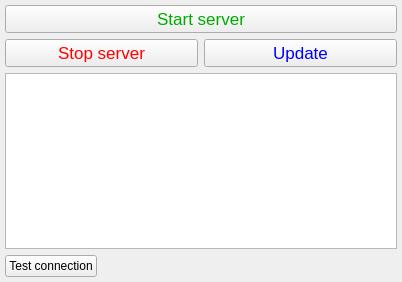
<?xml version="1.0" encoding="UTF-8"?>
<ui version="4.0">
 <class>MainWindow</class>
 <widget class="QMainWindow" name="MainWindow">
  <property name="geometry">
   <rect>
    <x>0</x>
    <y>0</y>
    <width>402</width>
    <height>282</height>
   </rect>
  </property>
  <property name="windowTitle">
   <string>Server</string>
  </property>
  <widget class="QWidget" name="centralWidget">
   <layout class="QGridLayout" name="gridLayout_2">
    <property name="leftMargin">
     <number>5</number>
    </property>
    <property name="topMargin">
     <number>5</number>
    </property>
    <property name="rightMargin">
     <number>5</number>
    </property>
    <property name="bottomMargin">
     <number>5</number>
    </property>
    <item row="0" column="0">
     <layout class="QGridLayout" name="gridLayout">
      <item row="2" column="0">
       <widget class="QPushButton" name="pushButton_stopServer">
        <property name="enabled">
         <bool>true</bool>
        </property>
        <property name="font">
         <font>
          <pointsize>13</pointsize>
          <weight>50</weight>
          <bold>false</bold>
         </font>
        </property>
        <property name="styleSheet">
         <string notr="true">color: rgb(255, 0, 0);</string>
        </property>
        <property name="text">
         <string>Stop server</string>
        </property>
        <property name="checkable">
         <bool>false</bool>
        </property>
        <property name="checked">
         <bool>false</bool>
        </property>
        <property name="autoDefault">
         <bool>false</bool>
        </property>
        <property name="default">
         <bool>false</bool>
        </property>
        <property name="flat">
         <bool>false</bool>
        </property>
       </widget>
      </item>
      <item row="5" column="0" colspan="2">
       <layout class="QHBoxLayout" name="horizontalLayout">
        <item>
         <widget class="QPushButton" name="pushButton_testConn">
          <property name="text">
           <string>Test connection</string>
          </property>
         </widget>
        </item>
        <item>
         <spacer name="horizontalSpacer">
          <property name="orientation">
           <enum>Qt::Horizontal</enum>
          </property>
          <property name="sizeHint" stdset="0">
           <size>
            <width>40</width>
            <height>20</height>
           </size>
          </property>
         </spacer>
        </item>
       </layout>
      </item>
      <item row="4" column="0" colspan="2">
       <widget class="QTextEdit" name="textEdit_log"/>
      </item>
      <item row="2" column="1">
       <widget class="QPushButton" name="pushButton_update">
        <property name="palette">
         <palette>
          <active>
           <colorrole role="WindowText">
            <brush brushstyle="SolidPattern">
             <color alpha="255">
              <red>0</red>
              <green>0</green>
              <blue>255</blue>
             </color>
            </brush>
           </colorrole>
           <colorrole role="Text">
            <brush brushstyle="SolidPattern">
             <color alpha="255">
              <red>0</red>
              <green>0</green>
              <blue>255</blue>
             </color>
            </brush>
           </colorrole>
           <colorrole role="BrightText">
            <brush brushstyle="SolidPattern">
             <color alpha="255">
              <red>0</red>
              <green>0</green>
              <blue>255</blue>
             </color>
            </brush>
           </colorrole>
           <colorrole role="ButtonText">
            <brush brushstyle="SolidPattern">
             <color alpha="255">
              <red>0</red>
              <green>0</green>
              <blue>255</blue>
             </color>
            </brush>
           </colorrole>
           <colorrole role="PlaceholderText">
            <brush brushstyle="SolidPattern">
             <color alpha="128">
              <red>251</red>
              <green>255</green>
              <blue>0</blue>
             </color>
            </brush>
           </colorrole>
          </active>
          <inactive>
           <colorrole role="WindowText">
            <brush brushstyle="SolidPattern">
             <color alpha="255">
              <red>0</red>
              <green>0</green>
              <blue>255</blue>
             </color>
            </brush>
           </colorrole>
           <colorrole role="Text">
            <brush brushstyle="SolidPattern">
             <color alpha="255">
              <red>0</red>
              <green>0</green>
              <blue>255</blue>
             </color>
            </brush>
           </colorrole>
           <colorrole role="BrightText">
            <brush brushstyle="SolidPattern">
             <color alpha="255">
              <red>0</red>
              <green>0</green>
              <blue>255</blue>
             </color>
            </brush>
           </colorrole>
           <colorrole role="ButtonText">
            <brush brushstyle="SolidPattern">
             <color alpha="255">
              <red>0</red>
              <green>0</green>
              <blue>255</blue>
             </color>
            </brush>
           </colorrole>
           <colorrole role="PlaceholderText">
            <brush brushstyle="SolidPattern">
             <color alpha="128">
              <red>251</red>
              <green>255</green>
              <blue>0</blue>
             </color>
            </brush>
           </colorrole>
          </inactive>
          <disabled>
           <colorrole role="WindowText">
            <brush brushstyle="SolidPattern">
             <color alpha="96">
              <red>164</red>
              <green>166</green>
              <blue>168</blue>
             </color>
            </brush>
           </colorrole>
           <colorrole role="Text">
            <brush brushstyle="SolidPattern">
             <color alpha="96">
              <red>164</red>
              <green>166</green>
              <blue>168</blue>
             </color>
            </brush>
           </colorrole>
           <colorrole role="BrightText">
            <brush brushstyle="SolidPattern">
             <color alpha="255">
              <red>0</red>
              <green>0</green>
              <blue>255</blue>
             </color>
            </brush>
           </colorrole>
           <colorrole role="ButtonText">
            <brush brushstyle="SolidPattern">
             <color alpha="96">
              <red>164</red>
              <green>166</green>
              <blue>168</blue>
             </color>
            </brush>
           </colorrole>
           <colorrole role="PlaceholderText">
            <brush brushstyle="SolidPattern">
             <color alpha="128">
              <red>208</red>
              <green>208</green>
              <blue>208</blue>
             </color>
            </brush>
           </colorrole>
          </disabled>
         </palette>
        </property>
        <property name="font">
         <font>
          <pointsize>13</pointsize>
         </font>
        </property>
        <property name="cursor">
         <cursorShape>ArrowCursor</cursorShape>
        </property>
        <property name="text">
         <string>Update</string>
        </property>
       </widget>
      </item>
      <item row="1" column="0" colspan="2">
       <widget class="QPushButton" name="pushButton_startServer">
        <property name="minimumSize">
         <size>
          <width>0</width>
          <height>0</height>
         </size>
        </property>
        <property name="font">
         <font>
          <pointsize>13</pointsize>
          <weight>50</weight>
          <bold>false</bold>
         </font>
        </property>
        <property name="styleSheet">
         <string notr="true">color: rgb(0, 170, 0);</string>
        </property>
        <property name="text">
         <string>Start server</string>
        </property>
       </widget>
      </item>
     </layout>
    </item>
   </layout>
  </widget>
 </widget>
 <layoutdefault spacing="6" margin="11"/>
 <resources/>
 <connections/>
</ui>
